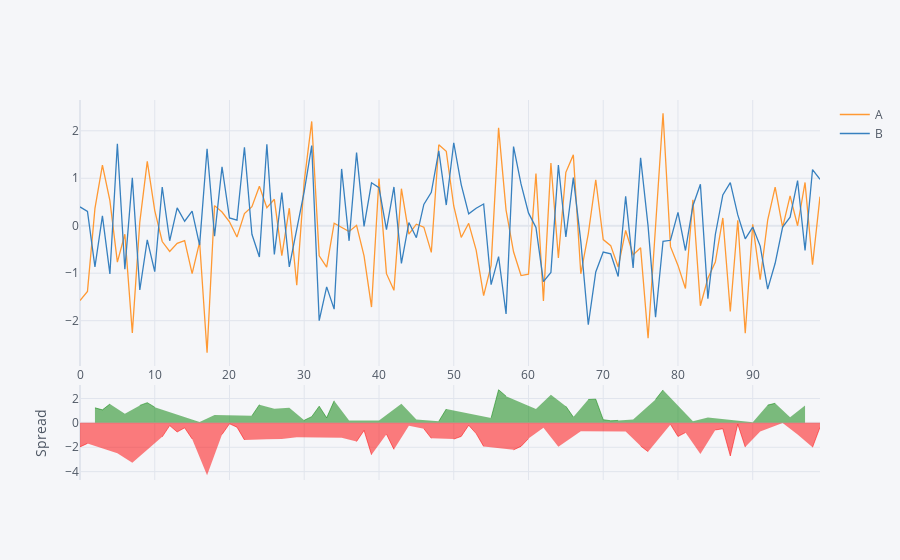

The notebook cell saved with this chart:
### Code cell
df[["A", "B"]].iplot(kind="spread")
